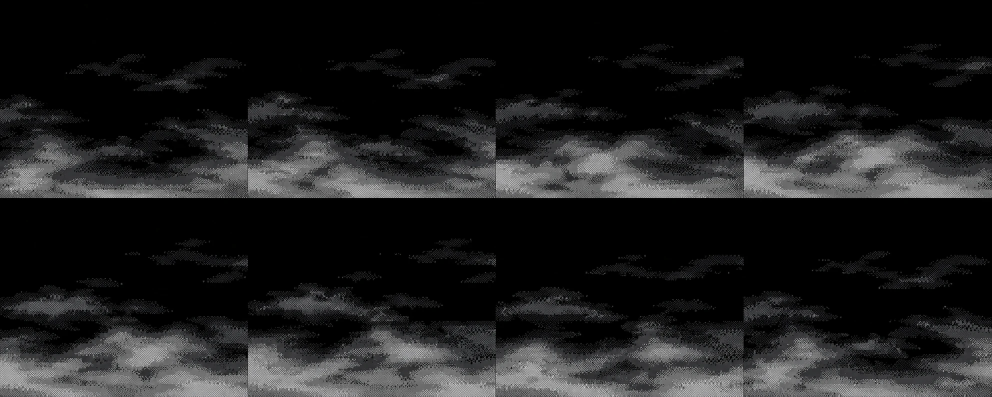
#> input picture tools/saver/fx_fog.webp, 1983 x 793 px, given in place of fx_fog.png, which was not available (shown at 1/2 size)
$ python pack_fx.py
#> lines starting #> are read from the running program, lines starting #| are printed output that depends on the picture
#!/usr/bin/env python3
"""Packs weather overlay sheets (tools/saver/fx_<name>.*) into include/saver_fx.h.

Each sheet: 4x2 frames on a black background. Every pixel is reduced to an
intensity level 0..7 (0 = untouched) drawn on the device as a blend toward one
tint colour. Frames are RLE coded:
  0rrrrrrr  -> r+1 transparent pixels (1..128)
  1vvvrrrr  -> r+1 pixels of level v (1..7), r+1 = 1..16
Sheets much brighter on average than the rest (lightning) are "flash" frames,
shown only once per WX_FLASH_MS cycle.
"""
import glob, os
from PIL import Image

W, H = 160, 120
# name, scale (1 = 160x120, 2 = 80x60), black threshold, frame ms, gain (alpha per level, /32)
FX = [("fog", 2, 30, 300, 4), ("drizzle", 1, 50, 120, 5), ("rain", 1, 45, 100, 4),
      ("snow", 1, 50, 220, 4), ("storm", 1, 45, 100, 4)]
ROOT = os.path.dirname(os.path.abspath(__file__))


def find(name):
#> called with name = 'fog'
    for ext in ("png", "webp", "jpg", "jpeg"):
        p = os.path.join(ROOT, "saver", f"fx_{name}.{ext}")
        if os.path.exists(p):
            return p
    raise SystemExit(f"missing tools/saver/fx_{name}.*")


def frames(path, w, h):
#> called with path = 'tools/saver/fx_fog.png', w = 80, h = 60
    im = Image.open(path).convert("RGB")
#> im is the input picture: PIL image 1983x793 RGB; mean R, G, B 29.6, 29.7, 30
    fw, fh = im.width / 4, im.height / 2
#> fw = 495.8; fh = 396.5
    inset = max(1, round(4 * fw / 500))
#> inset = 4
    out = []
    for r in range(2):
        for c in range(4):
            box = (round(c * fw) + inset, round(r * fh) + inset,
                   round((c + 1) * fw) - inset, round((r + 1) * fh) - inset)
            out.append(im.crop(box).resize((w, h), Image.BOX))
#> after the loop, out = 8 items
    return out


def pixels(im):
    get = getattr(im, "get_flattened_data", None) or im.getdata
    return list(get())


def levels(fr, thr):
    px = pixels(fr)
    return [0 if max(p) <= thr else min(7, 1 + (max(p) - thr) * 7 // (256 - thr)) for p in px]


def rle(lv):
    out, i, n = [], 0, len(lv)
    while i < n:
        v = lv[i]
        j = i
        lim = 128 if v == 0 else 16
        while j < n and lv[j] == v and j - i < lim:
            j += 1
        k = j - i
        out.append(k - 1 if v == 0 else 0x80 | v << 4 | (k - 1))
        i = j
    return out


def unrle(data, n):
    lv = []
    for b in data:
        lv += [0] * ((b & 0x7F) + 1) if b < 0x80 else [(b >> 4) & 7] * ((b & 15) + 1)
    assert len(lv) == n
    return lv


def tint(frs, thr):
    acc = [0, 0, 0]; cnt = 0
    for fr in frs:
        for p in pixels(fr):
            if max(p) > max(128, thr):
                acc = [a + q for a, q in zip(acc, p)]; cnt += 1
    if not cnt:
        return (255, 255, 255)
    avg = [a / cnt for a in acc]
    m = max(avg)
    return tuple(min(255, round(a * 255 / m)) for a in avg)


def main():
    lines = ["// Generated by tools/pack_fx.py — do not edit.", "#pragma once", "#include <stdint.h>", ""]
    table, total = [], 0
    for name, sc, thr, ms, gain in FX:
        w, h = W // sc, H // sc
        frs = frames(find(name), w, h)
#> frs = 8 items
        lvs = [levels(f, thr) for f in frs]
#> in pixels (call 2), `get = getattr(im, "get_flattened_data", None) or im.getdata`:
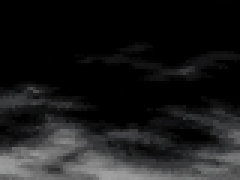
#> im: PIL image 80x60 RGB (shown 3 times larger); mean R, G, B 25.9, 26, 26.4
#> in pixels (call 3), `get = getattr(im, "get_flattened_data", None) or im.getdata`:
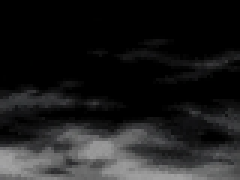
#> im: PIL image 80x60 RGB (shown 3 times larger); mean R, G, B 28.7, 28.8, 29.1
#> in pixels (call 4), `get = getattr(im, "get_flattened_data", None) or im.getdata`:
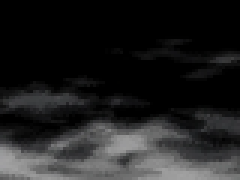
#> im: PIL image 80x60 RGB (shown 3 times larger); mean R, G, B 31.7, 31.8, 32.1
#> in pixels (call 5), `get = getattr(im, "get_flattened_data", None) or im.getdata`:
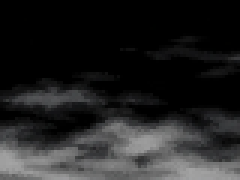
#> im: PIL image 80x60 RGB (shown 3 times larger); mean R, G, B 33.9, 34.1, 34.3
#> in pixels (call 6), `get = getattr(im, "get_flattened_data", None) or im.getdata`:
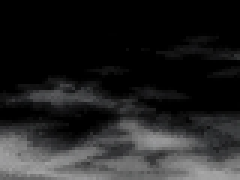
#> im: PIL image 80x60 RGB (shown 3 times larger); mean R, G, B 33.8, 33.9, 34.2
#> in pixels (call 7), `get = getattr(im, "get_flattened_data", None) or im.getdata`:
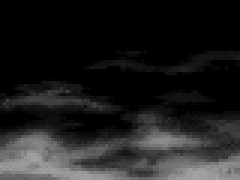
#> im: PIL image 80x60 RGB (shown 3 times larger); mean R, G, B 30.2, 30.3, 30.6
#> in pixels (call 8), `get = getattr(im, "get_flattened_data", None) or im.getdata`:
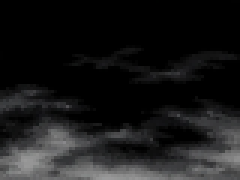
#> im: PIL image 80x60 RGB (shown 3 times larger); mean R, G, B 24.8, 24.9, 25.3
#> lvs = 8 items
        means = [sum(l) / len(l) for l in lvs]
#> means = [0.508, 0.597, 0.681, 0.769, 0.829, 0.835, 0.724, 0.567]
        base = sorted(means)[len(means) // 2]
#> base = 0.724
        flash = [i for i, m in enumerate(means) if m > 2.0 * base + 0.3]
#> flash = []
        normal = [i for i in range(8) if i not in flash]
#> normal = [0, 1, 2, 3, 4, 5, 6, 7]
        data, at = [], [0]
        for l in lvs:
            enc = rle(l)
            assert unrle(enc, w * h) == l
            data += enc; at.append(len(data))
#> this loop made 8 passes
#> after the loop, at = [0, 346, 711, 1076, 1448, 1872, 2271, 2666, 3046]; data = 3046 values, max 212 at index 2256, min 0 at index 17, mean 144.8
        r, g, b = tint(frs, thr)
#> the loop in tint, `for fr in frs:` made 8 passes
#> after the loop in tint, `for fr in frs:`: acc = [266171, 266211, 266394]; cnt = 1835
#> in tint, `avg = [a / cnt for a in acc]`: avg = [145.1, 145.1, 145.2]
#> in tint, `m = max(avg)`: m = 145.2
#> r = 255; g = 255; b = 255
        c565 = ((r & 0xF8) << 8) | ((g & 0xFC) << 3) | (b >> 3)
#> c565 = 65535
        seq = normal + flash
#> seq = [0, 1, 2, 3, 4, 5, 6, 7]
        lines.append(f"static const uint8_t FX_{name.upper()}_DATA[{len(data)}] = {{")
        for i in range(0, len(data), 24):
            lines.append("  " + ",".join(str(x) for x in data[i:i + 24]) + ",")
#> this loop made 127 passes
#> i on passes 2 to 13: 24, 48, 72, 96, 120, 144, 168, 192, 216, 240, 264, 288
#> after the loop, lines = 132 items
        lines.append("};")
        lines.append(f"static const uint32_t FX_{name.upper()}_AT[9] = {{{','.join(map(str, at))}}};")
        table.append(f"  {{FX_{name.upper()}_DATA, FX_{name.upper()}_AT, {sc}, {ms}, {gain}, 0x{c565:04X}, "
                     f"{len(normal)}, {len(flash)}, {{{','.join(map(str, seq))}}}}},")
        total += len(data) + 36
#> total = 3082
        print(f"{name}: {len(data)} B, tint=({r},{g},{b}), flash={flash}")
#| fog: 3046 B, tint=(255,255,255), flash=[]
#> pass 2 of the loop in main, `for name, sc, thr, ms, gain in FX:`:
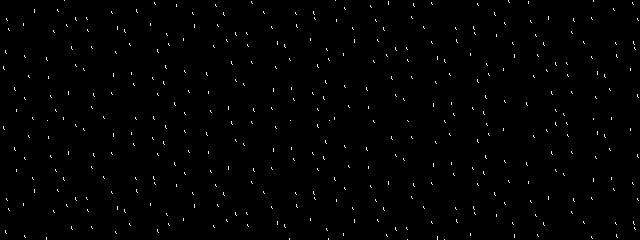
#> input picture tools/saver/fx_drizzle.png, 640 x 240 px
#> in frames, im is the input picture: PIL image 640x240 RGB; mean R, G, B 1.8, 2, 2.1
#> in pixels (call 17), `get = getattr(im, "get_flattened_data", None) or im.getdata`:
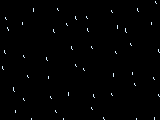
#> im: PIL image 160x120 RGB; mean R, G, B 1.8, 2, 2.1
#> means = [0.0583, 0.0591, 0.0583, 0.0572, 0.0594, 0.0583, 0.0572, 0.0587]
#> base = 0.0583
#> the loop in main, `for l in lvs:` made 8 passes
#> after the loop in main, `for l in lvs:`: at = [0, 409, 821, 1230, 1634, 2047, 2455, 2859, 3269]; data = 3269 values, max 240 at index 3, min 2 at index 344, mean 140
#> the loop in tint (call 2), `for fr in frs:` made 8 passes
#> r = 217; g = 240
#> c565 = 57247
#> the loop in main, `for i in range(0, len(data), 24):` made 137 passes
#> after the loop in main, `for i in range(0, len(data), 24):`: lines = 272 items
#> total = 6387
#| drizzle: 3269 B, tint=(217,240,255), flash=[]
#> pass 3 of the loop in main, `for name, sc, thr, ms, gain in FX:`:
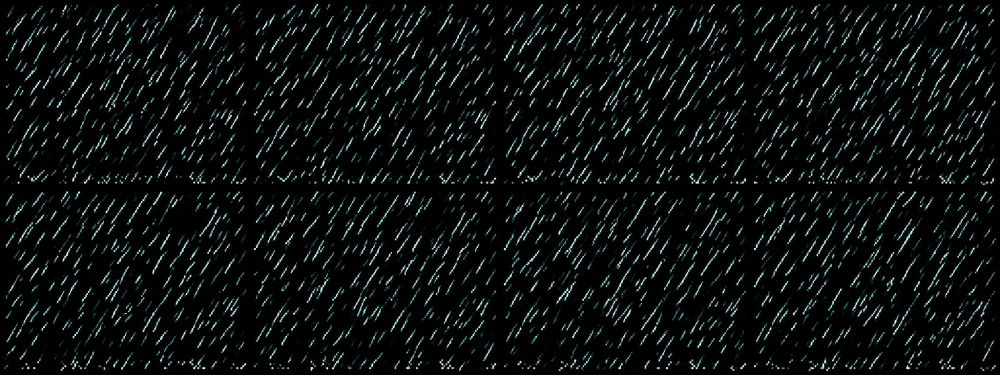
#> input picture tools/saver/fx_rain.webp, 2000 x 750 px, given in place of fx_rain.png, which was not available (shown at 1/2 size)
#> in frames, im is the input picture: PIL image 2000x750 RGB; mean R, G, B 11.6, 15.8, 15.7
#> im: PIL image 160x120 RGB
#> in pixels (call 39), `get = getattr(im, "get_flattened_data", None) or im.getdata`:
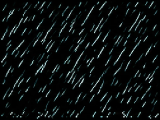
#> im: PIL image 160x120 RGB; mean R, G, B 11.9, 16.2, 16.1
#> in pixels (call 40), `get = getattr(im, "get_flattened_data", None) or im.getdata`:
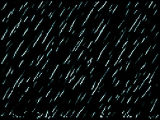
#> im: PIL image 160x120 RGB; mean R, G, B 11.6, 15.9, 15.8
#> means = [0.297, 0.306, 0.331, 0.316, 0.295, 0.292, 0.295, 0.292]
#> base = 0.297
#> after the loop in main, `for l in lvs:`: at = [0, 3604, 7242, 11105, 14879, 18446, 21942, 25490, 28949]
#> r = 210; g = 255; b = 254
#> c565 = 55295
#> the loop in main, `for i in range(0, len(data), 24):` made 1207 passes
#> after the loop in main, `for i in range(0, len(data), 24):`: lines = 1482 items
#> total = 35372
#| rain: 28949 B, tint=(210,255,254), flash=[]
#> the loop made 5 passes; the first 3 are shown
    lines += ["",
              "struct SaverFxData {",
              "  const uint8_t *data;",
              "  const uint32_t *at;   // byte offset of each frame (9 entries)",
              "  uint8_t scale;        // 1 = 160x120, 2 = 80x60 shown 2x",
              "  uint16_t frame_ms;",
              "  uint8_t gain;         // blend per level, /32",
              "  uint16_t tint;        // RGB565",
              "  uint8_t n_normal, n_flash;",
              "  uint8_t seq[8];       // normal frames, then flash frames",
              "};",
              f"#define SAVER_FX_COUNT {len(FX)}  // index = WeatherFx - 1",
              "static const SaverFxData SAVER_FX[SAVER_FX_COUNT] = {"] + table + ["};", ""]
    open(os.path.join(ROOT, "..", "include", "saver_fx.h"), "w").write("\n".join(lines))
    print(f"total {total} B")


#> (the run stopped early here; a loop or call above may not have finished)
